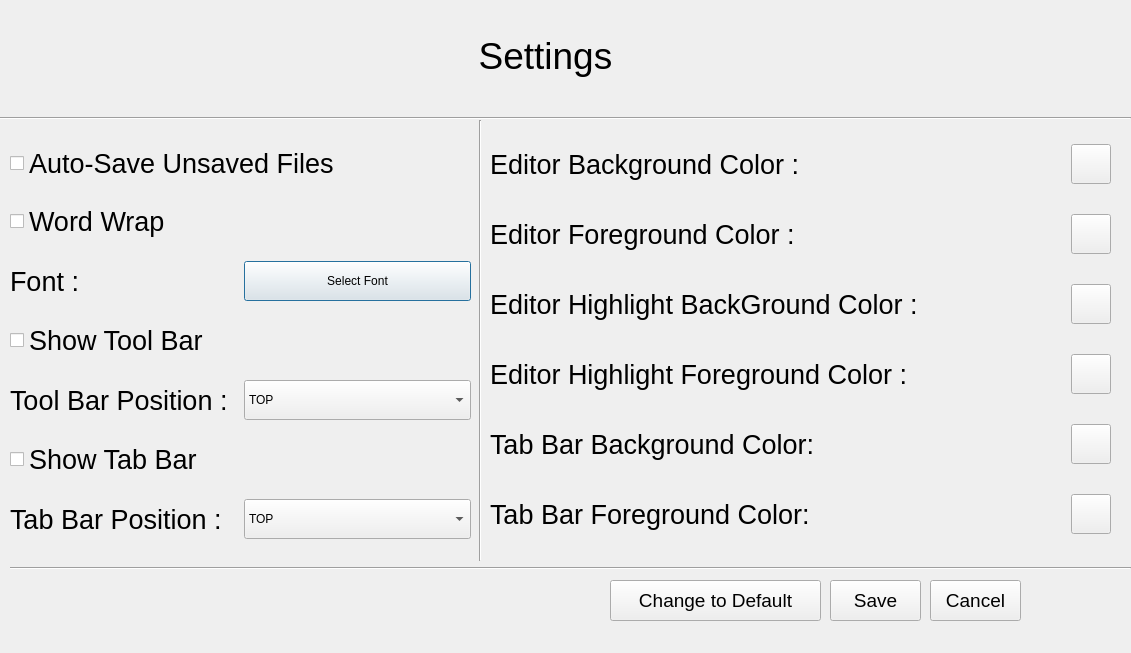
<?xml version="1.0" encoding="UTF-8"?>
<ui version="4.0">
 <class>Dialog</class>
 <widget class="QDialog" name="Dialog">
  <property name="geometry">
   <rect>
    <x>0</x>
    <y>0</y>
    <width>1131</width>
    <height>653</height>
   </rect>
  </property>
  <property name="windowTitle">
   <string>Dialog</string>
  </property>
  <widget class="QLabel" name="label">
   <property name="geometry">
    <rect>
     <x>10</x>
     <y>10</y>
     <width>1071</width>
     <height>91</height>
    </rect>
   </property>
   <property name="font">
    <font>
     <pointsize>28</pointsize>
    </font>
   </property>
   <property name="text">
    <string>Settings</string>
   </property>
   <property name="alignment">
    <set>Qt::AlignCenter</set>
   </property>
  </widget>
  <widget class="QWidget" name="verticalLayoutWidget">
   <property name="geometry">
    <rect>
     <x>10</x>
     <y>130</y>
     <width>461</width>
     <height>431</height>
    </rect>
   </property>
   <layout class="QVBoxLayout" name="verticalLayout">
    <item>
     <widget class="QCheckBox" name="AutoSaveCheck">
      <property name="font">
       <font>
        <pointsize>20</pointsize>
       </font>
      </property>
      <property name="text">
       <string>Auto-Save Unsaved Files</string>
      </property>
     </widget>
    </item>
    <item>
     <widget class="QCheckBox" name="wordWrapCheck">
      <property name="font">
       <font>
        <pointsize>20</pointsize>
       </font>
      </property>
      <property name="text">
       <string>Word Wrap</string>
      </property>
     </widget>
    </item>
    <item>
     <layout class="QHBoxLayout" name="horizontalLayout">
      <item>
       <widget class="QLabel" name="label_2">
        <property name="font">
         <font>
          <pointsize>20</pointsize>
         </font>
        </property>
        <property name="text">
         <string>Font :</string>
        </property>
       </widget>
      </item>
      <item>
       <widget class="QPushButton" name="fontChosserButton">
        <property name="minimumSize">
         <size>
          <width>0</width>
          <height>40</height>
         </size>
        </property>
        <property name="text">
         <string>Select Font</string>
        </property>
       </widget>
      </item>
     </layout>
    </item>
    <item>
     <widget class="QCheckBox" name="toolBarCheck">
      <property name="font">
       <font>
        <pointsize>20</pointsize>
       </font>
      </property>
      <property name="text">
       <string>Show Tool Bar</string>
      </property>
     </widget>
    </item>
    <item>
     <layout class="QHBoxLayout" name="horizontalLayout_2">
      <item>
       <widget class="QLabel" name="label_3">
        <property name="font">
         <font>
          <pointsize>20</pointsize>
         </font>
        </property>
        <property name="text">
         <string>Tool Bar Position : </string>
        </property>
       </widget>
      </item>
      <item>
       <widget class="QComboBox" name="toolBarAreaSelecter">
        <property name="minimumSize">
         <size>
          <width>0</width>
          <height>40</height>
         </size>
        </property>
        <item>
         <property name="text">
          <string>TOP</string>
         </property>
        </item>
        <item>
         <property name="text">
          <string>BOTTOM</string>
         </property>
        </item>
        <item>
         <property name="text">
          <string>RIGHT</string>
         </property>
        </item>
        <item>
         <property name="text">
          <string>LEFT</string>
         </property>
        </item>
       </widget>
      </item>
     </layout>
    </item>
    <item>
     <widget class="QCheckBox" name="tabBarCheck">
      <property name="font">
       <font>
        <pointsize>20</pointsize>
       </font>
      </property>
      <property name="text">
       <string>Show Tab Bar</string>
      </property>
     </widget>
    </item>
    <item>
     <layout class="QHBoxLayout" name="horizontalLayout_3">
      <item>
       <widget class="QLabel" name="label_4">
        <property name="font">
         <font>
          <pointsize>20</pointsize>
         </font>
        </property>
        <property name="text">
         <string>Tab Bar Position : </string>
        </property>
       </widget>
      </item>
      <item>
       <widget class="QComboBox" name="tabBarAreaSelector">
        <property name="minimumSize">
         <size>
          <width>30</width>
          <height>40</height>
         </size>
        </property>
        <item>
         <property name="text">
          <string>TOP</string>
         </property>
        </item>
        <item>
         <property name="text">
          <string>BOTTOM</string>
         </property>
        </item>
        <item>
         <property name="text">
          <string>RIGHT</string>
         </property>
        </item>
        <item>
         <property name="text">
          <string>LEFT</string>
         </property>
        </item>
       </widget>
      </item>
     </layout>
    </item>
   </layout>
  </widget>
  <widget class="QWidget" name="verticalLayoutWidget_2">
   <property name="geometry">
    <rect>
     <x>490</x>
     <y>120</y>
     <width>621</width>
     <height>441</height>
    </rect>
   </property>
   <layout class="QVBoxLayout" name="verticalLayout_3">
    <item>
     <layout class="QHBoxLayout" name="horizontalLayout_4">
      <item>
       <widget class="QLabel" name="label_5">
        <property name="font">
         <font>
          <pointsize>20</pointsize>
         </font>
        </property>
        <property name="text">
         <string>Editor Background Color :</string>
        </property>
       </widget>
      </item>
      <item>
       <widget class="QPushButton" name="editorBgChooser">
        <property name="maximumSize">
         <size>
          <width>40</width>
          <height>40</height>
         </size>
        </property>
        <property name="text">
         <string/>
        </property>
       </widget>
      </item>
     </layout>
    </item>
    <item>
     <layout class="QHBoxLayout" name="horizontalLayout_7">
      <item>
       <widget class="QLabel" name="label_8">
        <property name="font">
         <font>
          <pointsize>20</pointsize>
         </font>
        </property>
        <property name="text">
         <string>Editor Foreground Color :</string>
        </property>
       </widget>
      </item>
      <item>
       <widget class="QPushButton" name="editorFgChooser">
        <property name="maximumSize">
         <size>
          <width>40</width>
          <height>40</height>
         </size>
        </property>
        <property name="text">
         <string/>
        </property>
       </widget>
      </item>
     </layout>
    </item>
    <item>
     <layout class="QHBoxLayout" name="horizontalLayout_14">
      <item>
       <widget class="QLabel" name="label_15">
        <property name="font">
         <font>
          <pointsize>20</pointsize>
         </font>
        </property>
        <property name="text">
         <string>Editor Highlight BackGround Color :</string>
        </property>
        <property name="wordWrap">
         <bool>true</bool>
        </property>
       </widget>
      </item>
      <item>
       <widget class="QPushButton" name="editorhlBgChooser">
        <property name="maximumSize">
         <size>
          <width>40</width>
          <height>40</height>
         </size>
        </property>
        <property name="text">
         <string/>
        </property>
       </widget>
      </item>
     </layout>
    </item>
    <item>
     <layout class="QHBoxLayout" name="horizontalLayout_15">
      <item>
       <widget class="QLabel" name="label_16">
        <property name="font">
         <font>
          <pointsize>20</pointsize>
         </font>
        </property>
        <property name="text">
         <string>Editor Highlight Foreground Color :</string>
        </property>
        <property name="wordWrap">
         <bool>true</bool>
        </property>
       </widget>
      </item>
      <item>
       <widget class="QPushButton" name="editorhlFgChooser">
        <property name="maximumSize">
         <size>
          <width>40</width>
          <height>40</height>
         </size>
        </property>
        <property name="text">
         <string/>
        </property>
       </widget>
      </item>
     </layout>
    </item>
    <item>
     <layout class="QHBoxLayout" name="horizontalLayout_16">
      <item>
       <widget class="QLabel" name="label_17">
        <property name="font">
         <font>
          <pointsize>20</pointsize>
         </font>
        </property>
        <property name="text">
         <string>Tab Bar Background Color:</string>
        </property>
        <property name="wordWrap">
         <bool>true</bool>
        </property>
       </widget>
      </item>
      <item>
       <widget class="QPushButton" name="tabBarBgChooser">
        <property name="maximumSize">
         <size>
          <width>40</width>
          <height>40</height>
         </size>
        </property>
        <property name="text">
         <string/>
        </property>
       </widget>
      </item>
     </layout>
    </item>
    <item>
     <layout class="QHBoxLayout" name="horizontalLayout_17">
      <item>
       <widget class="QLabel" name="label_18">
        <property name="font">
         <font>
          <pointsize>20</pointsize>
         </font>
        </property>
        <property name="text">
         <string>Tab Bar Foreground Color:</string>
        </property>
        <property name="wordWrap">
         <bool>true</bool>
        </property>
       </widget>
      </item>
      <item>
       <widget class="QPushButton" name="tabBarFgChooser">
        <property name="maximumSize">
         <size>
          <width>40</width>
          <height>40</height>
         </size>
        </property>
        <property name="text">
         <string/>
        </property>
       </widget>
      </item>
     </layout>
    </item>
   </layout>
  </widget>
  <widget class="Line" name="line">
   <property name="geometry">
    <rect>
     <x>470</x>
     <y>120</y>
     <width>20</width>
     <height>441</height>
    </rect>
   </property>
   <property name="orientation">
    <enum>Qt::Vertical</enum>
   </property>
  </widget>
  <widget class="Line" name="line_2">
   <property name="geometry">
    <rect>
     <x>0</x>
     <y>110</y>
     <width>1131</width>
     <height>16</height>
    </rect>
   </property>
   <property name="orientation">
    <enum>Qt::Horizontal</enum>
   </property>
  </widget>
  <widget class="Line" name="line_3">
   <property name="geometry">
    <rect>
     <x>10</x>
     <y>560</y>
     <width>1121</width>
     <height>16</height>
    </rect>
   </property>
   <property name="orientation">
    <enum>Qt::Horizontal</enum>
   </property>
  </widget>
  <widget class="QPushButton" name="saveBt">
   <property name="geometry">
    <rect>
     <x>830</x>
     <y>580</y>
     <width>91</width>
     <height>41</height>
    </rect>
   </property>
   <property name="font">
    <font>
     <pointsize>14</pointsize>
    </font>
   </property>
   <property name="text">
    <string>Save</string>
   </property>
  </widget>
  <widget class="QPushButton" name="pushButton_6">
   <property name="geometry">
    <rect>
     <x>930</x>
     <y>580</y>
     <width>91</width>
     <height>41</height>
    </rect>
   </property>
   <property name="font">
    <font>
     <pointsize>14</pointsize>
    </font>
   </property>
   <property name="text">
    <string>Cancel</string>
   </property>
  </widget>
  <widget class="QPushButton" name="pushButton_7">
   <property name="geometry">
    <rect>
     <x>610</x>
     <y>580</y>
     <width>211</width>
     <height>41</height>
    </rect>
   </property>
   <property name="font">
    <font>
     <pointsize>14</pointsize>
    </font>
   </property>
   <property name="text">
    <string>Change to Default</string>
   </property>
  </widget>
 </widget>
 <resources/>
 <connections/>
</ui>
